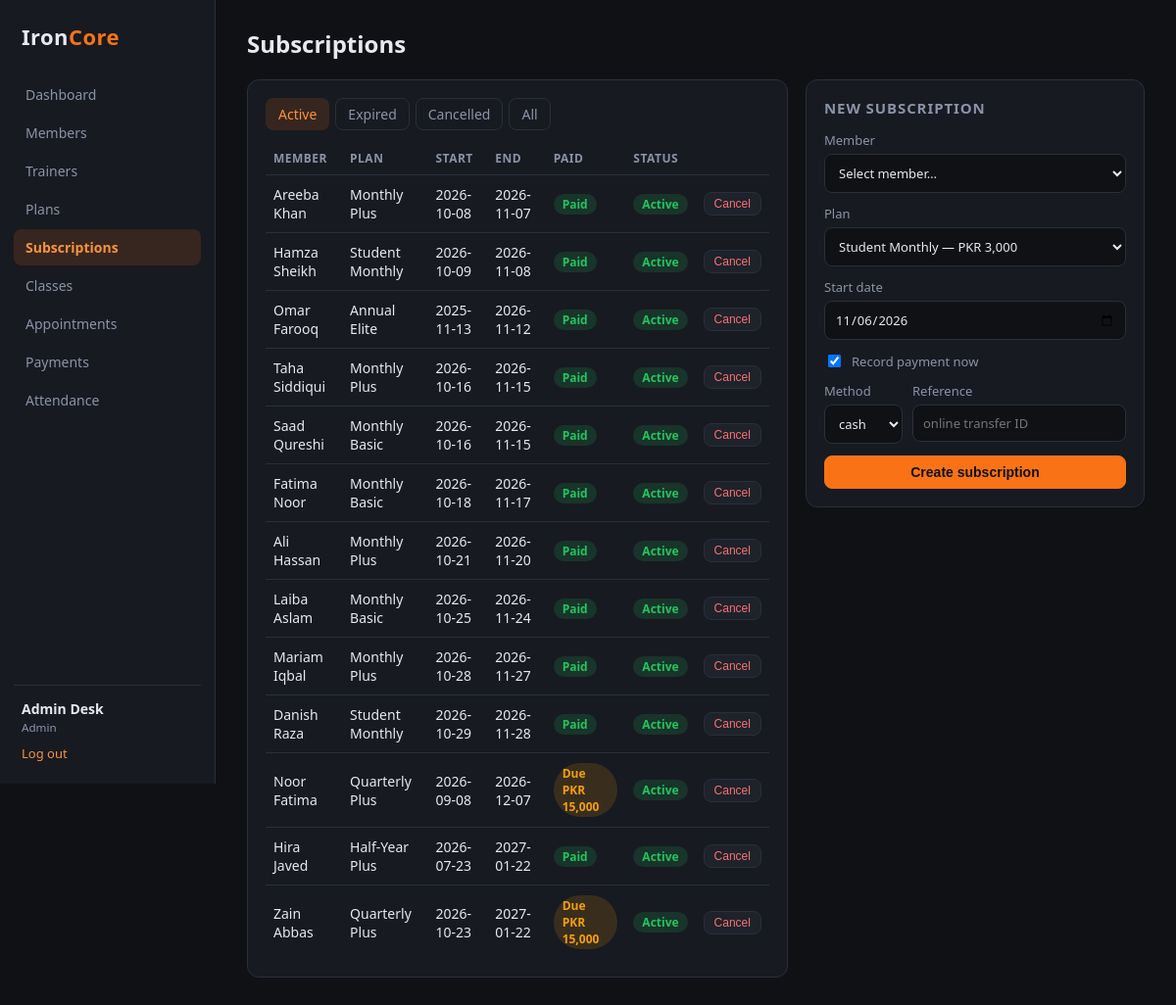
The page /subscriptions.php (signed in) on the database its author committed.
### tables this page shows
CREATE TABLE subscriptions (
    id         INT AUTO_INCREMENT PRIMARY KEY,
    member_id  INT NOT NULL,
    plan_id    INT NOT NULL,
    start_date DATE NOT NULL,
    end_date   DATE NOT NULL,
    status     ENUM('active', 'expired', 'cancelled') NOT NULL DEFAULT 'active',
    created_at TIMESTAMP NOT NULL DEFAULT CURRENT_TIMESTAMP,
    CONSTRAINT fk_sub_member FOREIGN KEY (member_id) REFERENCES members (id) ON DELETE CASCADE,
    CONSTRAINT fk_sub_plan FOREIGN KEY (plan_id) REFERENCES plans (id),
    CONSTRAINT chk_sub_dates CHECK (end_date >= start_date),
    INDEX idx_sub_status_end (status, end_date)
);

CREATE TABLE plans (
    id              INT AUTO_INCREMENT PRIMARY KEY,
    name            VARCHAR(60) NOT NULL,
    duration_months TINYINT UNSIGNED NOT NULL,
    price           DECIMAL(10, 2) NOT NULL,
    description     VARCHAR(255),
    is_active       TINYINT(1) NOT NULL DEFAULT 1,
    CONSTRAINT chk_plan_price CHECK (price > 0),
    CONSTRAINT chk_plan_duration CHECK (duration_months > 0)
);

### includes/db.php (called while the page is built)
<?php
function db(): PDO
{
    static $pdo = null;
    if ($pdo === null) {
        $cfg = require __DIR__ . '/../config/database.php';
        $dsn = sprintf('mysql:host=%s;port=%s;dbname=%s;charset=%s',
            $cfg['host'], $cfg['port'], $cfg['database'], $cfg['charset']);
        $pdo = new PDO($dsn, $cfg['username'], $cfg['password'], [
            PDO::ATTR_ERRMODE            => PDO::ERRMODE_EXCEPTION,
            PDO::ATTR_DEFAULT_FETCH_MODE => PDO::FETCH_ASSOC,
            PDO::ATTR_EMULATE_PREPARES   => false,
        ]);
    }
    return $pdo;
}
function q(string $sql, array $params = []): PDOStatement
{
    $stmt = db()->prepare($sql);
    $stmt->execute($params);
    return $stmt;
}

### subscriptions.php (the view, shortened to what this page needs)
<?php
$filter = $_GET['status'] ?? 'active';
$subs = q("SELECT s.*, u.name AS member, p.name AS plan, p.price,
             (SELECT COALESCE(SUM(amount),0) FROM payments WHERE subscription_id = s.id) AS paid
           FROM subscriptions s JOIN members m ON m.id = s.member_id JOIN users u ON u.id = m.user_id
           JOIN plans p ON p.id = s.plan_id
           WHERE (? = 'all' OR s.status = ?) ORDER BY s.end_date", [$filter, $filter])->fetchAll();
$plans = q('SELECT * FROM plans WHERE is_active = 1 ORDER BY price')->fetchAll();
require __DIR__ . '/includes/header.php';
?>
<div class="grid-2 wide-left">
    <section class="card">
        <div class="tabs">
            <?php foreach (['active', 'expired', 'cancelled', 'all'] as $s): ?>
                <a href="?status=<?= $s ?>" class="<?= $filter === $s ? 'on' : '' ?>"><?= ucfirst($s) ?></a>
            <?php endforeach; ?>
        </div>
        <table>
            <tr><th>Member</th><th>Plan</th><th>Start</th><th>End</th><th>Paid</th><th>Status</th><th></th></tr>
            <?php foreach ($subs as $s): ?>
                <tr>
                    <td><?= e($s['member']) ?></td><td><?= e($s['plan']) ?></td>
                    <td><?= e($s['start_date']) ?></td><td><?= e($s['end_date']) ?></td>
                    <td><?= $s['paid'] >= $s['price'] ? badge('paid') : '<span class="badge amber">Due ' . money($s['price'] - $s['paid']) . '</span>' ?></td>
                    <td><?= badge($s['status']) ?></td>
                    <td>
                        <?php if ($s['status'] === 'active'): ?>
                            <form method="post"><?= csrf_field() ?><input type="hidden" name="action" value="cancel">
                                <input type="hidden" name="id" value="<?= $s['id'] ?>"><button class="btn small danger">Cancel</button></form>
                        <?php endif; ?>
                    </td>
                </tr>
            <?php endforeach; ?>
        </table>
    </section>
    <section class="card">
        <h2>New subscription</h2>
        <form method="post" class="form">
            <label>Member
                <select name="member_id" required>
                    <option value="">Select member…</option>
                </select>
            </label>
            <label>Plan
                <select name="plan_id" required>
                    <?php foreach ($plans as $p): ?>
                        <option value="<?= $p['id'] ?>"><?= e($p['name']) ?> — <?= money($p['price']) ?></option>
                    <?php endforeach; ?>
                </select>
            </label>
            <label>Start date <input type="date" name="start_date" value="<?= date('Y-m-d') ?>"></label>
            <label class="check"><input type="checkbox" name="paid_now" checked> Record payment now</label>
            <div class="row">
                <label>Method <select name="method"><option value="cash">cash</option><option value="online">online</option></select></label>
                <label>Reference <input name="reference" placeholder="online transfer ID"></label>
            </div>
            <button class="btn primary">Create subscription</button>
        </form>
    </section>
</div>
<?php require __DIR__ . '/includes/footer.php';

### includes/helpers.php (shortened to what this page needs)
<?php
function e($value): string
{
    return htmlspecialchars((string) $value, ENT_QUOTES, 'UTF-8');
}
function money($amount): string
{
    return 'PKR ' . number_format((float) $amount, 0);
}
function badge(string $status): string
{
    $map = [
        'active' => 'green', 'booked' => 'blue', 'confirmed' => 'blue', 'attended' => 'green',
        'completed' => 'green', 'paid' => 'green', 'present' => 'green', 'expired' => 'grey', 'inactive' => 'grey', 'pending' => 'amber',
        'cancelled' => 'red', 'cash' => 'grey', 'online' => 'blue',
    ];
    $c = $map[$status] ?? 'grey';
    return '<span class="badge ' . $c . '">' . e(ucfirst($status)) . '</span>';
}

### assets/css/style.css (style rules this page uses)
:root { --bg: #0f1115; --panel: #171a21; --panel-2: #1e222b; --line: #2a2f3a; --text: #e7e9ee; --muted: #8b93a7; --accent: #f97316; --accent-2: #fb923c; --green: #22c55e; --blue: #3b82f6; --red: #ef4444; --amber: #f59e0b; }
* { box-sizing: border-box; }
body { margin: 0; font-family: "Segoe UI", system-ui, -apple-system, Roboto, Arial, sans-serif; background: var(--bg); color: var(--text); font-size: 14px; }
a { color: var(--accent-2); text-decoration: none; }
h2 { font-size: 15px; margin: 0 0 14px; color: var(--muted); text-transform: uppercase; letter-spacing: .06em; }
.card { background: var(--panel); border: 1px solid var(--line); border-radius: 12px; padding: 18px; margin-bottom: 18px; }
.grid-2 { display: grid; grid-template-columns: 1fr 1fr; gap: 18px; align-items: start; }
.grid-2.wide-left { grid-template-columns: 2fr 1fr; }
table { width: 100%; border-collapse: collapse; }
th { text-align: left; color: var(--muted); font-weight: 600; font-size: 12px; text-transform: uppercase; letter-spacing: .04em; padding: 8px; border-bottom: 1px solid var(--line); }
td { padding: 10px 8px; border-bottom: 1px solid var(--line); vertical-align: middle; }
tr:last-child td { border-bottom: none; }
.small { font-size: 12px; }
.badge { display: inline-block; padding: 2px 9px; border-radius: 999px; font-size: 12px; font-weight: 600; }
.badge.green { background: rgba(34, 197, 94, .15); color: var(--green); }
.badge.amber { background: rgba(245, 158, 11, .15); color: var(--amber); }
.btn { display: inline-block; border: 1px solid var(--line); background: var(--panel-2); color: var(--text); padding: 8px 14px; border-radius: 8px; cursor: pointer; font-size: 14px; }
.btn.primary { background: var(--accent); border-color: var(--accent); color: #111; font-weight: 600; }
.btn.danger { color: #f87171; }
.btn.small { padding: 4px 10px; font-size: 12px; }
.form { display: flex; flex-direction: column; gap: 12px; }
.form label, .login-card label { display: flex; flex-direction: column; gap: 5px; color: var(--muted); font-size: 13px; }
.form .row { display: grid; grid-template-columns: 1fr 1fr; gap: 10px; }
.form label.check { flex-direction: row; align-items: center; gap: 8px; }
.tabs { display: flex; gap: 6px; margin-bottom: 12px; }
.tabs a { padding: 6px 12px; border-radius: 8px; color: var(--muted); border: 1px solid var(--line); }
.tabs a.on { background: rgba(249, 115, 22, .14); color: var(--accent-2); border-color: transparent; }

### rows shown on the page
subscriptions: member "Areeba Khan", plan.name "Monthly Plus", start_date "2026-10-08", end_date "2026-11-07"
subscriptions: member "Hamza Sheikh", plan.name "Student Monthly", start_date "2026-10-09", end_date "2026-11-08"
subscriptions: member "Omar Farooq", plan.name "Annual Elite", start_date "2025-11-13", end_date "2026-11-12"
subscriptions: member "Taha Siddiqui", plan.name "Monthly Plus", start_date "2026-10-16", end_date "2026-11-15"
subscriptions: member "Saad Qureshi", plan.name "Monthly Basic", start_date "2026-10-16", end_date "2026-11-15"
subscriptions: member "Fatima Noor", plan.name "Monthly Basic", start_date "2026-10-18", end_date "2026-11-17"
subscriptions: member "Ali Hassan", plan.name "Monthly Plus", start_date "2026-10-21", end_date "2026-11-20"
subscriptions: member "Laiba Aslam", plan.name "Monthly Basic", start_date "2026-10-25", end_date "2026-11-24"
subscriptions: member "Mariam Iqbal", plan.name "Monthly Plus", start_date "2026-10-28", end_date "2026-11-27"
subscriptions: member "Danish Raza", plan.name "Student Monthly", start_date "2026-10-29", end_date "2026-11-28"
subscriptions: member "Noor Fatima", plan.name "Quarterly Plus", start_date "2026-09-08", end_date "2026-12-07", paid "PKR 15,000", status "Active"
subscriptions: member "Hira Javed", plan.name "Half-Year Plus", start_date "2026-07-23", end_date "2027-01-22"
subscriptions: member "Zain Abbas", plan.name "Quarterly Plus", start_date "2026-10-23", end_date "2027-01-22", paid "PKR 15,000", status "Active"

### other values the page prints
$label "Dashboard"
$label "Members"
$label "Trainers"
$label "Plans"
$label "Subscriptions"
$label "Classes"
$label "Appointments"
$label "Payments"
$label "Attendance"
$user['name'] "Admin Desk"
$user['role'] "Admin"
$pageTitle "Subscriptions"
$s "Active"
$s "Expired"
$s "Cancelled"
